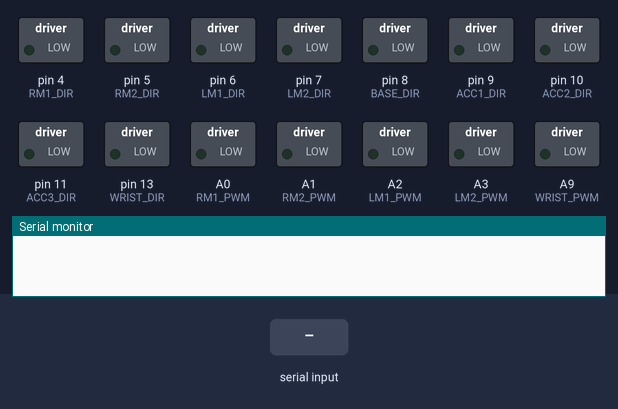
The sketch below on a simulated Arduino Mega 2560, built with avr-gcc and run on an emulated ATmega2560. Parts: switched loads named in the sketch (green lamp = pin HIGH), the last lines printed to the serial monitor. The test bench sets the inputs (shaded band).

Above: at 1.2 s.
1.3 s: "<0>" received over Serial
At 1.8 s:
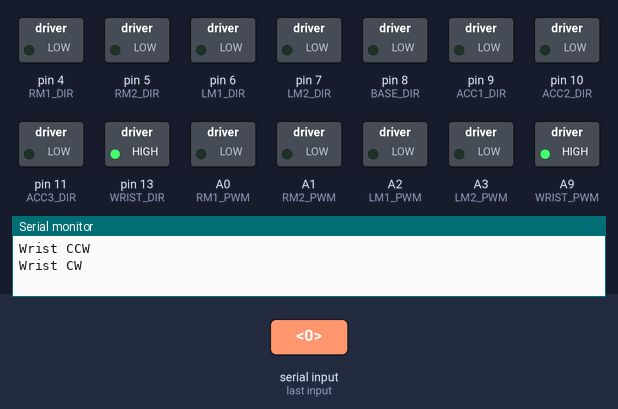
2.8 s: byte 87 ('W') received over Serial
At 4.0 s:
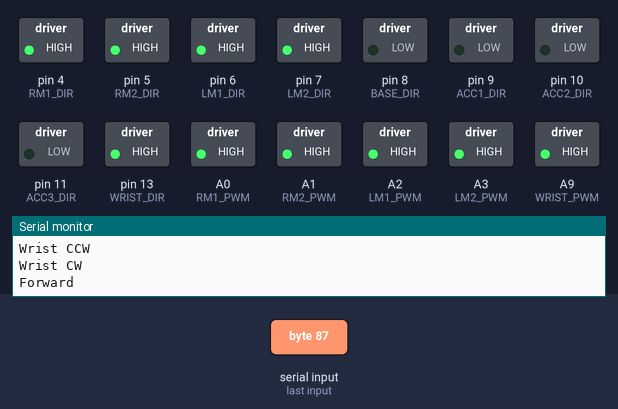
4.3 s: byte 83 ('S') received over Serial
At 5.2 s:
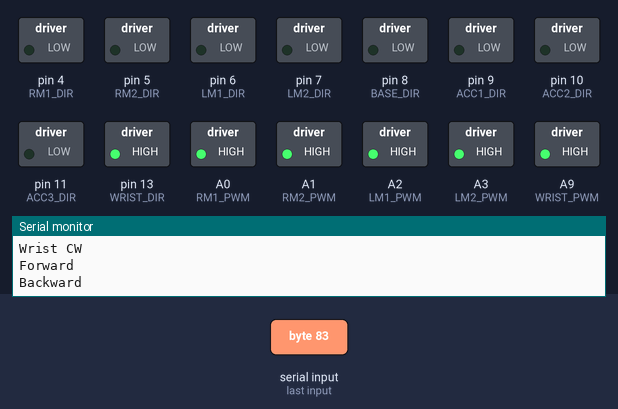
5.8 s: byte 65 ('A') received over Serial
At 6.3 s:
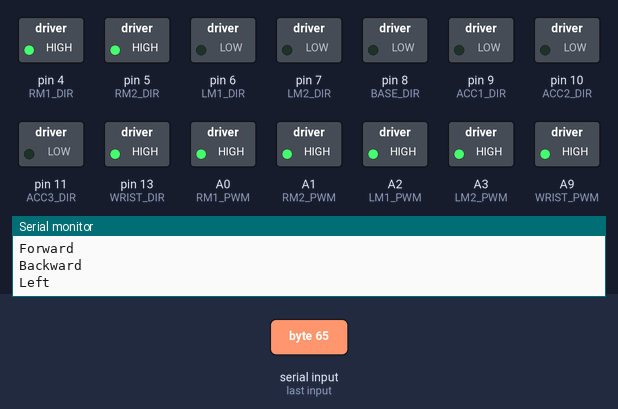
7.3 s: byte 68 ('D') received over Serial
At 8.5 s:
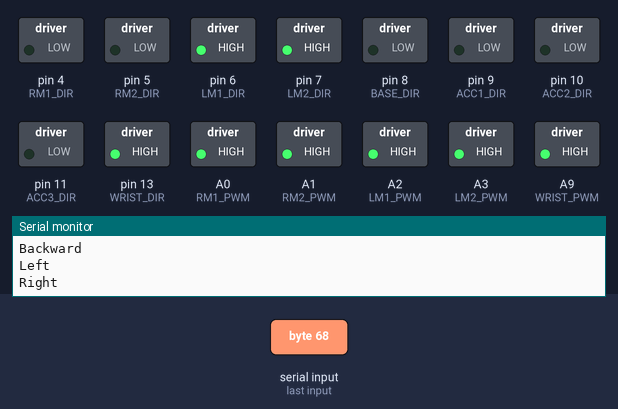
8.8 s: byte 66 ('B') received over Serial
At 9.8 s:
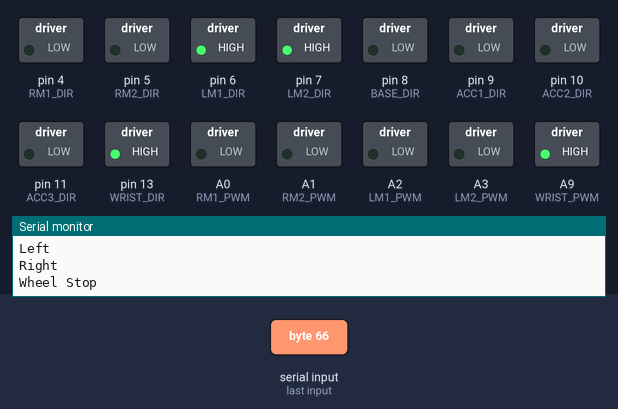
Timing chart, 0 to 11.3 s (numbered marks = the images above; inputs shaded):
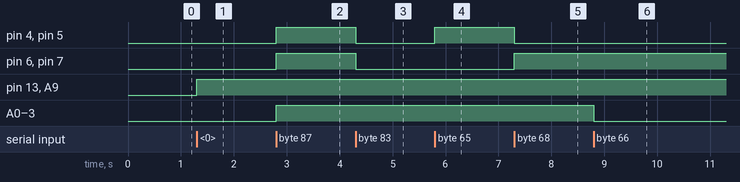

The sketch:

MT-19_Control.ino
```cpp
/*
MT-19 Control
created by Razin Bin Issa
Date: 12-11-2018
*/
#define RM1_DIR 4
#define RM1_PWM A0
#define RM2_DIR 5
#define RM2_PWM A1

#define LM1_DIR 6
#define LM1_PWM A2
#define LM2_DIR 7
#define LM2_PWM A3

#define BASE_DIR 8
#define BASE_PWM A4

#define ACC1_DIR 9
#define ACC1_PWM A5

#define ACC2_DIR 10
#define ACC2_PWM A6

#define ACC3_DIR 11
#define ACC3_PWM A7

#define CLAW_DIR 12
#define CLAW_PWM A8

#define WRIST_DIR 13
#define WRIST_PWM A9

int PWM = 0;

void setup() {
  pinMode(RM1_DIR,OUTPUT);
  pinMode(RM1_PWM,OUTPUT);
  pinMode(RM2_DIR,OUTPUT);
  pinMode(RM2_PWM,OUTPUT);
  pinMode(LM1_DIR,OUTPUT);
  pinMode(LM1_PWM,OUTPUT);
  pinMode(LM2_DIR,OUTPUT);
  pinMode(LM2_PWM,OUTPUT);
  pinMode(BASE_DIR,OUTPUT);
  pinMode(BASE_PWM,OUTPUT);
  pinMode(ACC1_DIR,OUTPUT);
  pinMode(ACC1_PWM,OUTPUT);
  pinMode(ACC2_DIR,OUTPUT);
  pinMode(ACC2_PWM,OUTPUT);
  pinMode(ACC3_DIR,OUTPUT);
  pinMode(ACC3_PWM,OUTPUT);
  pinMode(CLAW_DIR,OUTPUT);
  pinMode(CLAW_PWM,OUTPUT);
  pinMode(WRIST_DIR,OUTPUT);
  pinMode(WRIST_PWM,OUTPUT);

  analogWrite(RM1_PWM,0);
  analogWrite(RM2_PWM,0);
  analogWrite(LM1_PWM,0);
  analogWrite(LM2_PWM,0);
  analogWrite(BASE_PWM,0);
  analogWrite(ACC1_PWM,0);
  analogWrite(ACC2_PWM,0);
  analogWrite(ACC3_PWM,0);
  analogWrite(CLAW_PWM,0);
  analogWrite(WRIST_PWM,0);
  digitalWrite(RM1_DIR,LOW);
  digitalWrite(RM2_DIR,LOW);
  digitalWrite(LM1_DIR,LOW);
  digitalWrite(LM2_DIR,LOW);
  digitalWrite(BASE_DIR,LOW);
  digitalWrite(ACC1_DIR,LOW);
  digitalWrite(ACC2_DIR,LOW);
  digitalWrite(ACC3_DIR,LOW);
  digitalWrite(CLAW_DIR,LOW);
  digitalWrite(WRIST_DIR,LOW);

  Serial.begin(9600);
}

void loop() {
  while(Serial.available())
  {
    char state = Serial.read();
    switch(state)
    {
      case '0':
      PWM = 0;
      break;
      case '1':
      PWM = 51;
      break;
      case '2':
      PWM = 102;
      break;
      case '3':
      PWM = 153;
      break;
      case '4':
      PWM = 204;
      break;
      case '5':
      PWM = 255;
      break;

      case 'W':
      goForward();
      break;
      case 'S':
      goBackward();
      break;
      case 'A':
      goLeft();
      break;
      case 'D':
      goRight();
      break;

      case 'B':
      wheelStop();
      break;
      case 'V':
      armStop();
      break;

      case 'O':
      clawOpen();
      break;
      case 'P':
      clawClose();
      break;

      case '>':
      wristClockwise();
      break;
      case '<':
      wristAnticlockwise();
      break;

      case 'Y':
      acc3Open();
      break;
      case 'H':
      acc3Close();
      break;

      case 'T':
      acc2Open();
      break;
      case 'G':
      acc2Close();
      break;

      case 'R':
      acc1Open();
      break;
      case 'F':
      acc1Close();
      break;

      case 'M':
      baseClockwise();
      break;
      case 'N':
      baseAnticlockwise();
      break;
    }
  }
}

//wheel method....

void goForward()
{
  digitalWrite(RM1_DIR,HIGH);
  analogWrite(RM1_PWM,255);
  digitalWrite(RM2_DIR,HIGH);
  analogWrite(RM2_PWM,255);

  digitalWrite(LM1_DIR,HIGH);
  analogWrite(LM1_PWM,255);
  digitalWrite(LM2_DIR,HIGH);
  analogWrite(LM2_PWM,255);

  Serial.println("Forward");
}

void goBackward()
{
  digitalWrite(RM1_DIR,LOW);
  analogWrite(RM1_PWM,255);
  digitalWrite(RM2_DIR,LOW);
  analogWrite(RM2_PWM,255);

  digitalWrite(LM1_DIR,LOW);
  analogWrite(LM1_PWM,255);
  digitalWrite(LM2_DIR,LOW);
  analogWrite(LM2_PWM,255);

  Serial.println("Backward");
}

void goLeft()
{
  digitalWrite(RM1_DIR,HIGH);
  analogWrite(RM1_PWM,255);
  digitalWrite(RM2_DIR,HIGH);
  analogWrite(RM2_PWM,255);

  digitalWrite(LM1_DIR,LOW);
  analogWrite(LM1_PWM,255);
  digitalWrite(LM2_DIR,LOW);
  analogWrite(LM2_PWM,255);

  Serial.println("Left");
}

void goRight()
{
  digitalWrite(RM1_DIR,LOW);
  analogWrite(RM1_PWM,255);
  digitalWrite(RM2_DIR,LOW);
  analogWrite(RM2_PWM,255);

  digitalWrite(LM1_DIR,HIGH);
  analogWrite(LM1_PWM,255);
  digitalWrite(LM2_DIR,HIGH);
  analogWrite(LM2_PWM,255);

  Serial.println("Right");
}

void wheelStop()
{
  analogWrite(RM1_PWM,0);
  analogWrite(RM2_PWM,0);
  analogWrite(LM1_PWM,0);
  analogWrite(LM2_PWM,0);

  Serial.println("Wheel Stop");
}

//arm_Base method....

void baseClockwise()
{
  digitalWrite(BASE_DIR,HIGH);
  analogWrite(BASE_PWM,255);

  Serial.println("Base Clockwise");
}

void baseAnticlockwise()
{
  digitalWrite(BASE_DIR,LOW);
  analogWrite(BASE_PWM,255);

  Serial.println("Base Anticlockwise");
}

//actuator1 method....

void acc1Open()
{
  digitalWrite(ACC1_DIR,HIGH);
  analogWrite(ACC1_PWM,255);

  Serial.println("Actuator1 Open");
}

void acc1Close()
{
  digitalWrite(ACC1_DIR,LOW);
  analogWrite(ACC1_PWM,255);

  Serial.println("Actuator1 Close");
}

//actuator2 method....

void acc2Open()
{
  digitalWrite(ACC2_DIR,HIGH);
  analogWrite(ACC2_PWM,255);

  Serial.println("Actuator2 Open");
}

void acc2Close()
{
  digitalWrite(ACC2_DIR,LOW);
  analogWrite(ACC2_PWM,255);

  Serial.println("Actuator2 Close");
}

//actuator3 method....

void acc3Open()
{
  digitalWrite(ACC3_DIR,HIGH);
  analogWrite(ACC3_PWM,255);

  Serial.println("Actuator3 Open");
}

void acc3Close()
{
  digitalWrite(ACC3_DIR,LOW);
  analogWrite(ACC3_PWM,255);

  Serial.println("Actuator3 Close");
}

//claw method....

void clawOpen()
{
  digitalWrite(CLAW_DIR,HIGH);
  analogWrite(CLAW_PWM,255);

  Serial.println("Claw Open");
}

void clawClose()
{
  digitalWrite(CLAW_DIR,LOW);
  analogWrite(CLAW_PWM,255);

  Serial.println("Claw Close");
}

//wrist method....

void wristClockwise()
{
  digitalWrite(WRIST_DIR,HIGH);
  analogWrite(WRIST_PWM,255);

  Serial.println("Wrist CW");
}

void wristAnticlockwise()
{
  digitalWrite(WRIST_DIR,LOW);
  analogWrite(WRIST_PWM,255);

  Serial.println("Wrist CCW");
}

void armStop()
{
  analogWrite(BASE_PWM,0);
  analogWrite(ACC1_PWM,0);
  analogWrite(ACC2_PWM,0);
  analogWrite(ACC3_PWM,0);
  analogWrite(CLAW_PWM,0);
  analogWrite(WRIST_PWM,0);

  Serial.println("Arm Stop");
}
```

Measured:
- after the input at 1.3 s, pin 13 (WRIST_DIR), A9 (WRIST_PWM): LOW → HIGH at once
- after the input at 2.8 s, pin 4 (RM1_DIR), pin 5 (RM2_DIR), pin 6 (LM1_DIR), pin 7 (LM2_DIR), A0 (RM1_PWM), A1 (RM2_PWM), A2 (LM1_PWM), A3 (LM2_PWM): LOW → HIGH at once
- after the input at 4.3 s, pin 4 (RM1_DIR), pin 5 (RM2_DIR), pin 6 (LM1_DIR), pin 7 (LM2_DIR): HIGH → LOW at once
- after the input at 5.8 s, pin 4 (RM1_DIR), pin 5 (RM2_DIR): LOW → HIGH at once
- after the input at 7.3 s, pin 4 (RM1_DIR), pin 5 (RM2_DIR): HIGH → LOW at once; pin 6 (LM1_DIR), pin 7 (LM2_DIR): LOW → HIGH at once
- after the input at 8.8 s, A0 (RM1_PWM), A1 (RM2_PWM), A2 (LM1_PWM), A3 (LM2_PWM): HIGH → LOW at once
